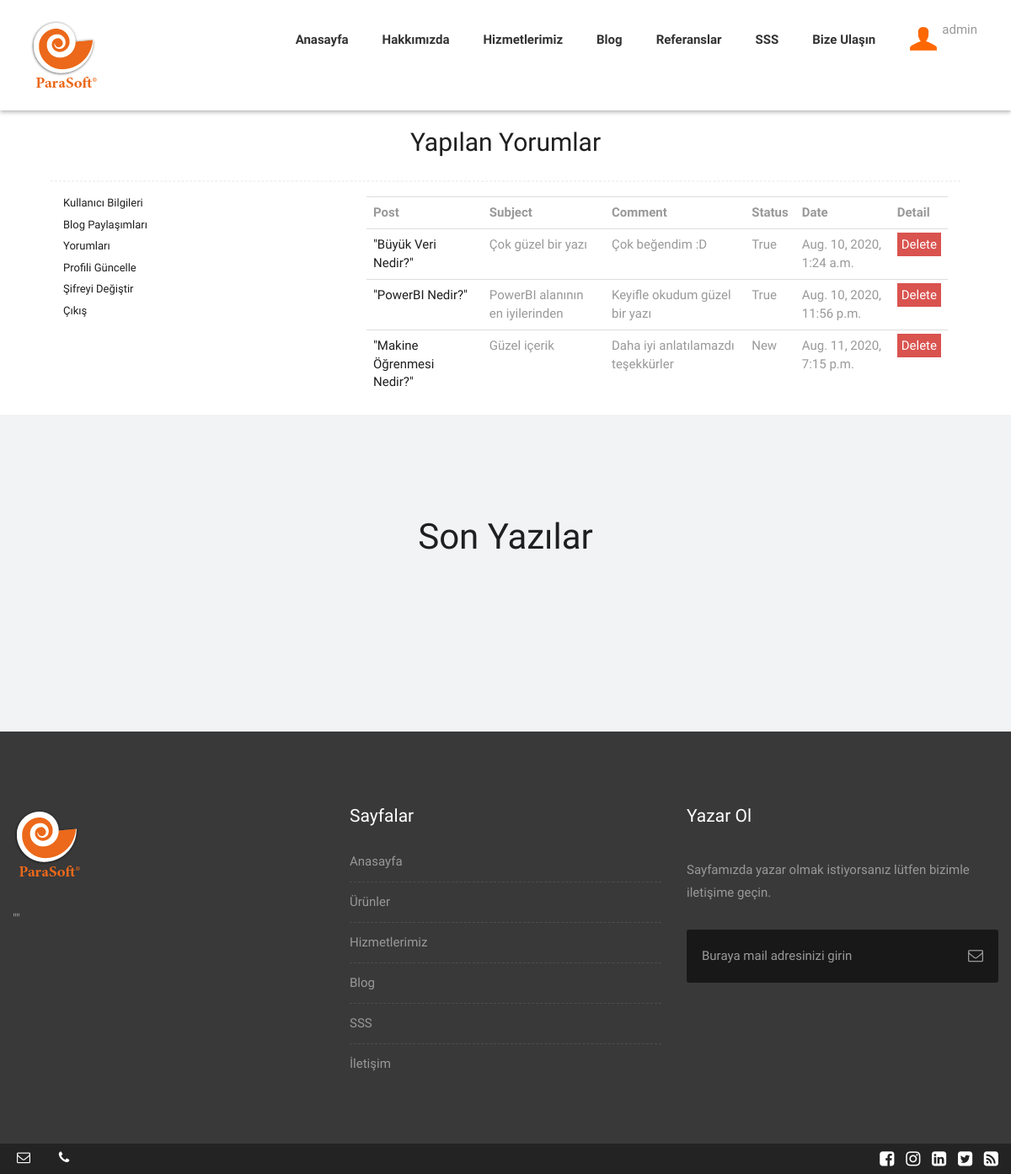
Before: /user/comments/ (signed in) with the older database file.
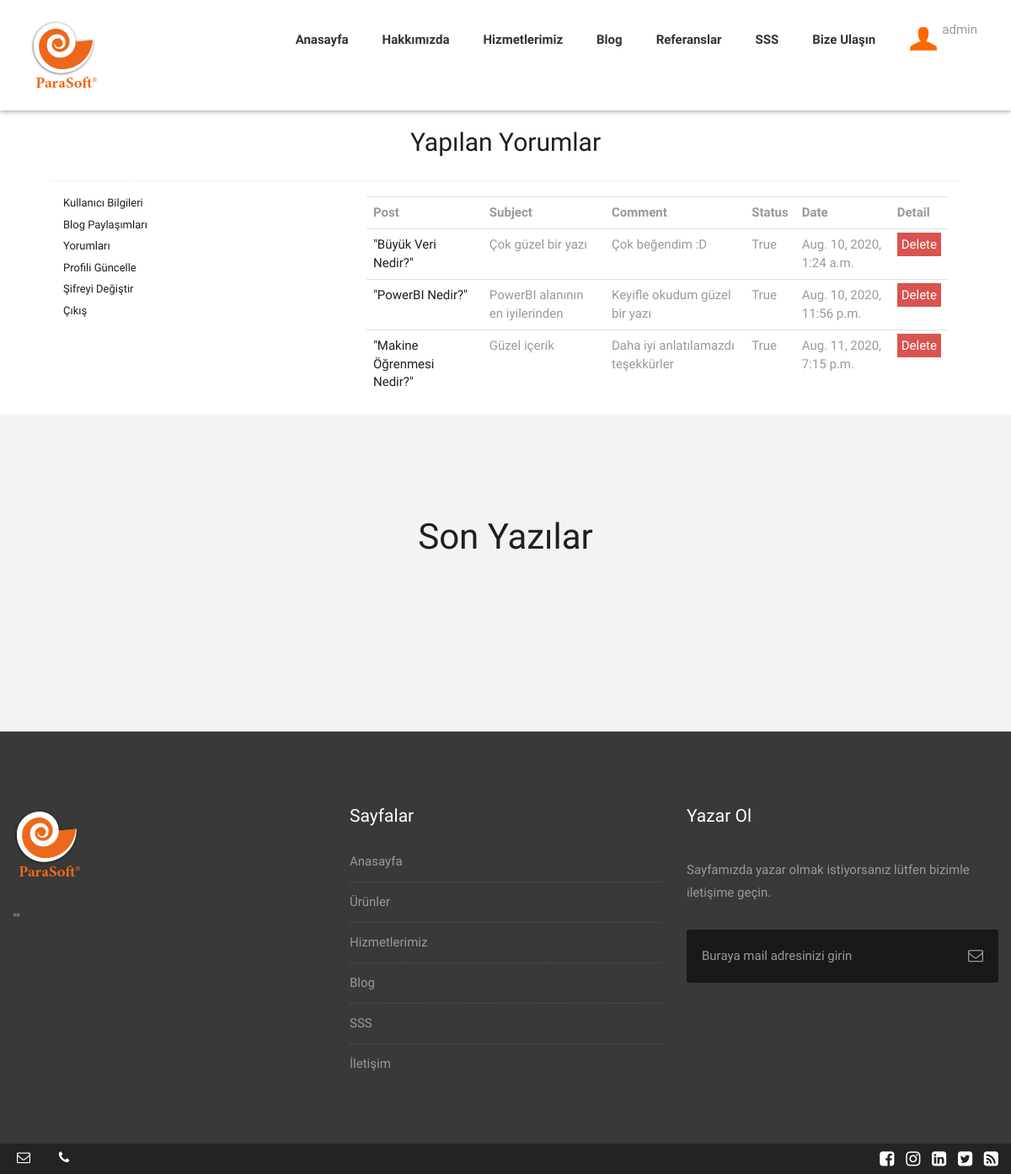
After: the same page with the newer database file.
### blog/models.py (models this page shows, shortened)
class Comment(models.Model):
    STATUS = (
        ('New', 'Yeni'),
        ('True', 'Evet'),
        ('False', 'Hayır'),
    )
    post = models.ForeignKey(Post, on_delete=models.CASCADE)
    user = models.ForeignKey(User, on_delete=models.CASCADE)
    subject = models.CharField(max_length=50, blank=True)
    comment = models.CharField(max_length=200, blank=True)
    status = models.CharField(max_length=10,choices=STATUS, default='New')
    ip = models.CharField(blank=True, max_length=20)
    create_at = models.DateTimeField(auto_now_add=True)
    update_at = models.DateTimeField(auto_now_add=True)

class Post(models.Model):
    STATUS = (
        ('True', 'Evet'),
        ('False', 'Hayır'),
    )
    category = models.ForeignKey(Category, on_delete=models.CASCADE)
    title = models.CharField(max_length=30)
    keywords = models.CharField(max_length=255)
    description = models.CharField(max_length=255)
    image = models.ImageField(blank=True, upload_to='images')
    writer = models.CharField(max_length=30)
    content = RichTextUploadingField(blank=True)
    status = models.CharField(max_length=10, choices=STATUS)
    slug = models.SlugField(null=False, unique=True)
    parent = models.ForeignKey('self', blank=True, null=True, related_name='children', on_delete=models.CASCADE)
    create_at = models.DateTimeField(auto_now_add=True)
    update_at = models.DateTimeField(auto_now_add=True)
    def image_tag(self):
        return mark_safe('<img src="{}" height="50"/>'.format(self.image.url))
    image_tag.short_description = 'Image'

### user/views.py (the view)
# urls.py: path('comments/', views.comments, name='comments'),
@login_required(login_url='/login')
def comments(request):
    category = Category.objects.all()
    current_user = request.user
    comments = Comment.objects.filter(user_id=current_user.id)
    context = {'category': category,
               'comments': comments,
               }
    return render(request, 'user_comments.html', context)

### user/templates/user_comments.html (shortened to what this page needs)
{% extends "homebase.html" %}
{% block content %}
    <div class="container">
        <div class="row">
            <h2 class="h2" style="text-align:center;color: #1f1f1f">
                Yapılan Yorumlar
            </h2>
            <hr class="hr2">
            <div class="col-md-4">
                {% include 'user_panel.html' %}
            </div>
            <div class="col-md-8">
                <table class="table">
                        <tr>
                            <th class="text-left">Post</th>
                            <th class="text-left">Subject</th>
                            <th class="text-left">Comment</th>
                            <th class="text-left">Status</th>
                            <th class="text-left">Date</th>
                            <th class="text-left">Detail</th>
                        </tr>
                        {% for rs in comments %}
                            <tr>
                                <td class="text-left">
                                    <a href="http://127.0.0.1:8000/blog/{{ rs.post.category.slug}}/{{ rs.post.id }}">
                                        {{ rs.post.title }}
                                    </a>
                                </td>
                                <td class="text-left">{{ rs.subject }}</td>
                                <td class="text-left">{{ rs.comment }}</td>
                                <td class="text-left">{{ rs.status }}</td>
                                <td class="text-left">{{ rs.create_at }}</td>
                                <td class="text-left"><a class="btn-danger" style="padding: 5px" href="/user/deletecomment/{{ rs.id }}" onclick="return confirm('Yorumunuz silinecek! Eminmisiniz?')"> Delete </a> </td>
                            </tr>
                        {% endfor %}
                    </table>
            </div>
        </div>
    </div>
{% endblock %}

Changed rows visible on the page:
changed Comment "Güzel içerik": status "New" → "True"
